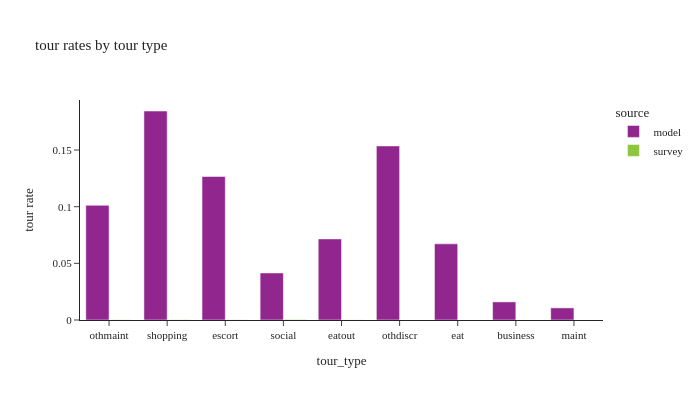

Notebook code cell kept with this figure:
### Code cell
# calculate tour rates by tour type

df_plot = pd.DataFrame()

for types in non_mandatory_types:

    df = calc_tour_rates(tour_data[tour_data['tour_type']==types])
    df['tour_type'] = types
    df_plot = pd.concat([df_plot,df])

df_plot['total number of tours'] = df_plot['tour_weight']



fig = px.bar(df_plot, x="tour_type", y="tour rate", color="source",barmode="group",
             hover_data=["total number of tours"],
             title="tour rates by tour type")

fig.update_layout(height=400, width=700)

fig.show()

### Figure 1 — Plotly figure (JSON) as saved in the notebook; plotly's stock layout.template omitted (floating-point values rounded to 4 significant figures)
{"data": [{"alignmentgroup": "True", "customdata": [[440800.0], [803400.0], [551600.0], [180900.0], [311700.0], [669100.0], [292800.0], [69620.0], [46550.0]], "hovertemplate": "source=model<br>tour_type=%{x}<br>tour rate=%{y}<br>total number of tours=%{customdata[0]}<extra></extra>", "legendgroup": "model", "marker": {"color": "#91268F", "pattern": {"shape": ""}}, "name": "model", "offsetgroup": "model", "orientation": "v", "showlegend": true, "textposition": "auto", "type": "bar", "x": ["othmaint", "shopping", "escort", "social", "eatout", "othdiscr", "eat", "business", "maint"], "xaxis": "x", "y": [0.1012, 0.1844, 0.1266, 0.04153, 0.07156, 0.1536, 0.06721, 0.01598, 0.01069], "yaxis": "y"}, {"alignmentgroup": "True", "customdata": [[523.0], [898.0], [511.0], [1729.0], [430.0], [98.0], [70.0], [44.0]], "hovertemplate": "source=survey<br>tour_type=%{x}<br>tour rate=%{y}<br>total number of tours=%{customdata[0]}<extra></extra>", "legendgroup": "survey", "marker": {"color": "#8CC63E", "pattern": {"shape": ""}}, "name": "survey", "offsetgroup": "survey", "orientation": "v", "showlegend": true, "textposition": "auto", "type": "bar", "x": ["othmaint", "shopping", "escort", "social", "eatout", "othdiscr", "eat", "maint"], "xaxis": "x", "y": [0.0001434, 0.0002462, 0.0001401, 0.0004741, 0.0001179, 2.687e-05, 1.919e-05, 1.206e-05], "yaxis": "y"}], "layout": {"barmode": "group", "height": 400, "legend": {"title": {"text": "source"}, "tracegroupgap": 0}, "title": {"text": "tour rates by tour type"}, "width": 700, "xaxis": {"anchor": "y", "domain": [0.0, 1.0], "title": {"text": "tour_type"}}, "yaxis": {"anchor": "x", "domain": [0.0, 1.0], "title": {"text": "tour rate"}}}}
